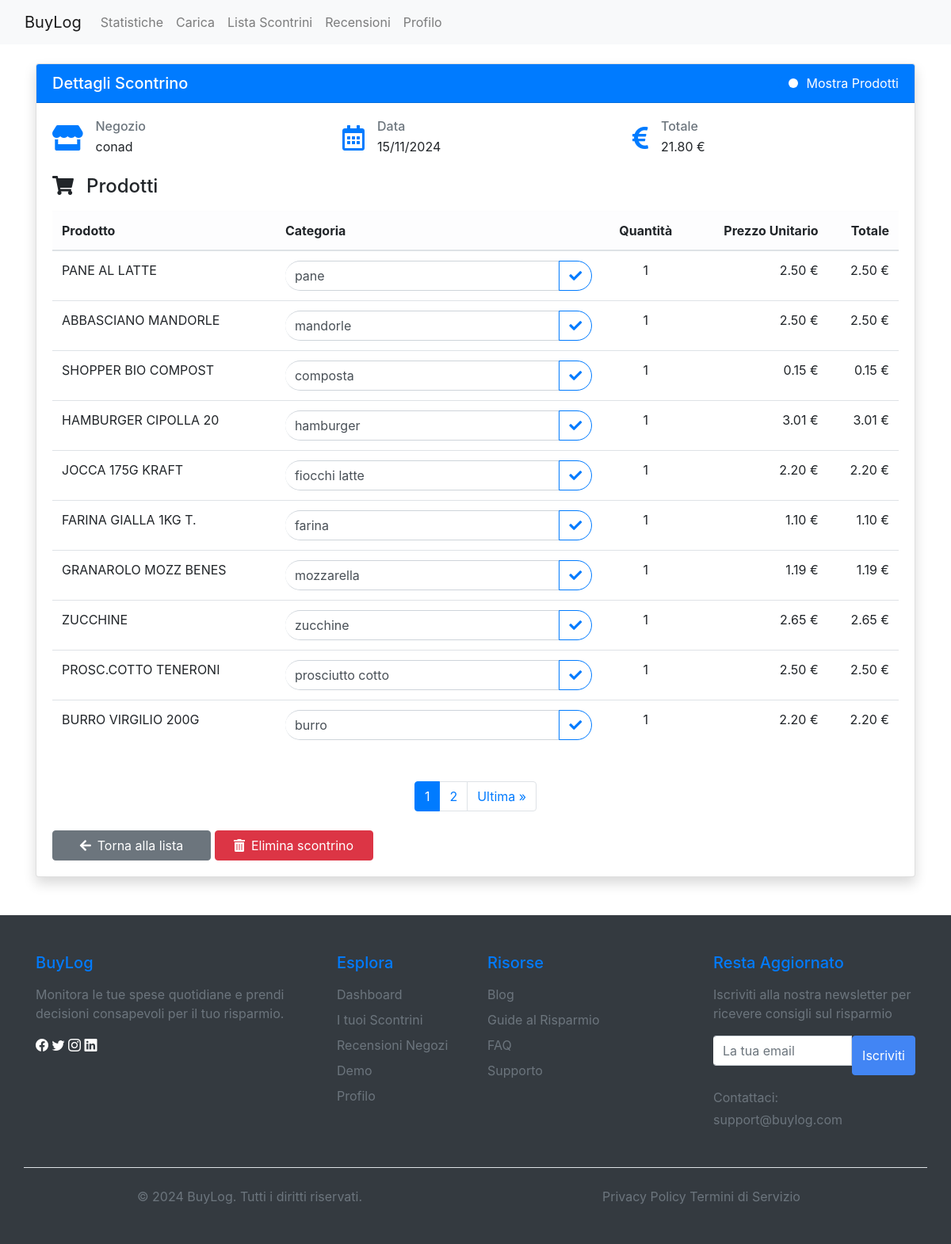
/scontrini/dettagli/146/ (signed in), run on the app's committed database.
### scontrini/models.py (models this page shows, shortened)
class Scontrino(models.Model):
    utente = models.ForeignKey(User, on_delete=models.CASCADE)
    negozio = models.ForeignKey(Negozio, on_delete=models.CASCADE)
    data = models.DateTimeField()
    totale = models.DecimalField(
        max_digits=10, decimal_places=2, default=0.00)
    mostra_categoria = models.BooleanField(default=True)
    class Meta:
        verbose_name_plural = 'Scontrini'

class Negozio(models.Model):
    nome = models.CharField(max_length=100)
    recensione_media = models.FloatField(null=True, blank=True)
    class Meta:
        verbose_name_plural = 'Negozi'

class Categoria(models.Model):
    nome = models.CharField(max_length=100, unique=True)
    class Meta:
        verbose_name_plural = 'Categorie'

class Prodotto(models.Model):
    nome = models.CharField(max_length=100)
    categoria = models.ForeignKey(
        Categoria, on_delete=models.SET_NULL, null=True, blank=True)
    categoria_confermata = models.BooleanField(default=False)
    class Meta:
        verbose_name_plural = 'Prodotti'

class ListaProdotti(models.Model):
    scontrino = models.ForeignKey(
        Scontrino, on_delete=models.CASCADE, related_name='prodotti')
    prodotto = models.ForeignKey(Prodotto, on_delete=models.CASCADE)
    quantita = models.IntegerField()
    prezzo_unitario = models.DecimalField(max_digits=6, decimal_places=2)
    class Meta:
        verbose_name_plural = 'ListaProdotti'

### scontrini/views.py (the view)
@login_required
def dettagli_scontrino(request, scontrino_id):
    scontrino = get_object_or_404(
        Scontrino, id=scontrino_id, utente=request.user)
    if not hasattr(scontrino, 'mostra_categoria'):
        scontrino.mostra_categoria = True  # Default: mostra categorie
        scontrino.save()
    lista_prodotti = scontrino.prodotti.all()
    prodotti_elaborati = []
    for lista_item in lista_prodotti:
        prodotto = lista_item.prodotto  # Otteniamo il riferimento al Prodotto
        prodotto_info = {
            'id': lista_item.id,
            'prodotto_id': lista_item.prodotto.id,
            'nome_completo': prodotto.nome,
            'nome_display': prodotto.categoria.nome if (scontrino.mostra_categoria and
                                                        prodotto.categoria and
                                                        prodotto.categoria.nome != 'altro' and
                                                        prodotto.categoria_confermata)
            else prodotto.nome,
            'categoria': prodotto.categoria,
            'categoria_confermata': prodotto.categoria_confermata,
            'quantita': lista_item.quantita,
            'prezzo_unitario': lista_item.prezzo_unitario,
            'totale': lista_item.prezzo_unitario * lista_item.quantita
        }
        prodotti_elaborati.append(prodotto_info)
    paginator = Paginator(prodotti_elaborati, 10)
    page = request.GET.get('page', 1)
    try:
        prodotti = paginator.page(page)
    except:
        prodotti = paginator.page(1)
    categorie = Categoria.objects.all()
    return render(request, 'scontrini/dettagli_scontrino.html', {
        'scontrino': scontrino,
        'prodotti': prodotti,
        'categorie': categorie
    })

### scontrini/templates/scontrini/dettagli_scontrino.html (shortened to what this page needs)
{% extends 'base.html' %}
{% load static %}
{% block content %}
<div class="container py-4">
    <div class="card shadow">
        <div class="card-header bg-primary text-white d-flex justify-content-between align-items-center">
            <h5 class="mb-0">Dettagli Scontrino</h5>
            <div class="custom-control custom-switch">
                <label class="custom-control-label text-white" for="toggleVisualizzazione">
                    Mostra Prodotti
                </label>
            </div>
        </div>
        <div class="card-body">
            <div class="row mb-4">
                <div class="col-md-4">
                    <div class="d-flex align-items-center">
                        <i class="fas fa-store fa-2x text-primary mr-3"></i>
                        <div>
                            <h6 class="text-muted mb-1">Negozio</h6>
                            <p class="mb-0">{{ scontrino.negozio.nome }}</p>
                        </div>
                    </div>
                </div>
                <div class="col-md-4">
                    <div class="d-flex align-items-center">
                        <i class="far fa-calendar-alt fa-2x text-primary mr-3"></i>
                        <div>
                            <h6 class="text-muted mb-1">Data</h6>
                            <p class="mb-0">{{ scontrino.data|date:"d/m/Y" }}</p>
                        </div>
                    </div>
                </div>
                <div class="col-md-4">
                    <div class="d-flex align-items-center">
                        <i class="fas fa-euro-sign fa-2x text-primary mr-3"></i>
                        <div>
                            <h6 class="text-muted mb-1">Totale</h6>
                            <p class="mb-0">{{ scontrino.totale }} €</p>
                        </div>
                    </div>
                </div>
            </div>
            <h4 class="mb-3"><i class="fas fa-shopping-cart fa-1x mr-3"></i>Prodotti</h4>
            <div class="table-responsive">
                <table class="table">
                    <thead class="table-light">
                        <tr>
                            <th>Prodotto</th>
                            <th>Categoria</th>
                            <th class="text-center">Quantità</th>
                            <th class="text-right">Prezzo Unitario</th>
                            <th class="text-right">Totale</th>
                        </tr>
                    </thead>
                    <tbody>
                        {% for prodotto in prodotti %}
                        <tr>
                            <td>
                                {% if scontrino.mostra_categoria %}
                                    {% if prodotto.categoria.nome == 'altro' %}
                                        {{ prodotto.nome_display }}
                                    {% else %}
                                        {{ prodotto.categoria.nome }}
                                    {% endif %}
                                {% else %}
                                    {{ prodotto.nome_display }}
                                {% endif %}
                            </td>
                            <td>
                                <div class="input-group">
                                    <input type="text"
                                           class="form-control form-control-rounded categoria-input"
                                           data-prodotto-id="{{ prodotto.prodotto_id }}"
                                           value="{{ prodotto.categoria.nome }}"
                                           list="categorie-list-{{ prodotto.id }}"
                                           placeholder="Cerca categoria..."
                                           autocomplete="off"
                                           style="border-radius: 20px 0 0 20px;">
                                    <div class="input-group-append">
                                        <button class="btn btn-outline-primary" type="button"
                                                onclick="confermaCategoriaClick(this)"
                                                style="border-radius: 0 20px 20px 0;">
                                            <i class="fas fa-check"></i>
                                        </button>
                                    </div>
                                </div>
                            </td>
                            <td class="text-center">{{ prodotto.quantita }}</td>
                            <td class="text-right">{{ prodotto.prezzo_unitario }} €</td>
                            <td class="text-right">{{ prodotto.totale }} €</td>
                        </tr>
                        {% endfor %}
                    </tbody>
                </table>
            </div>
            {% if prodotti.paginator.num_pages > 0 %}
            <nav aria-label="Navigazione pagine" class="mt-4">
                <ul class="pagination justify-content-center">
                    {% for num in prodotti.paginator.page_range %}
                        <li class="page-item {% if prodotti.number == num %}active{% endif %}">
                            <a class="page-link" href="?page={{ num }}">{{ num }}</a>
                        </li>
                    {% endfor %}
                    {% if prodotti.has_next %}
                        <li class="page-item">
                            <a class="page-link" href="?page={{ prodotti.paginator.num_pages }}">Ultima &raquo;</a>
                        </li>
                    {% endif %}
                </ul>
            </nav>
            {% endif %}
            <div class="mt-4">
                <a href="{% url 'scontrini:lista_scontrini' %}" class="btn btn-secondary me-2" style="width: 200px;">
                    <i class="fas fa-arrow-left mr-2"></i>Torna alla lista
                </a>
                <button class="btn btn-danger" data-toggle="modal" data-target="#deleteModal" style="width: 200px;">
                    <i class="fas fa-trash-alt mr-2"></i>Elimina scontrino
                </button>
            </div>
        </div>
    </div>
</div>
{% endblock %}

### static/css/style.css (style rules this page uses)
body { min-height: 100vh; display: flex; flex-direction: column; }

### static/css/auth.css (style rules this page uses)
.input-group .form-control { border-left: none; }

### data on the page
Scontrino: negozio.nome "conad", data "15/11/2024", totale "21.80"
Categoria: nome_display "PANE AL LATTE", categoria.nome "pane", quantita "1", prezzo_unitario "2.50", totale "2.50"
Categoria: nome_display "ABBASCIANO MANDORLE", categoria.nome "mandorle", quantita "1", prezzo_unitario "2.50", totale "2.50"
Categoria: nome_display "SHOPPER BIO COMPOST", categoria.nome "composta", quantita "1", prezzo_unitario "0.15", totale "0.15"
Categoria: nome_display "HAMBURGER CIPOLLA 20", categoria.nome "hamburger", quantita "1", prezzo_unitario "3.01", totale "3.01"
Categoria: nome_display "JOCCA 175G KRAFT", categoria.nome "fiocchi latte", quantita "1", prezzo_unitario "2.20", totale "2.20"
Categoria: nome_display "FARINA GIALLA 1KG T.", categoria.nome "farina", quantita "1", prezzo_unitario "1.10", totale "1.10"
Categoria: nome_display "GRANAROLO MOZZ BENES", categoria.nome "mozzarella", quantita "1", prezzo_unitario "1.19", totale "1.19"
Categoria: nome_display "ZUCCHINE", categoria.nome "zucchine", quantita "1", prezzo_unitario "2.65", totale "2.65"
Categoria: nome_display "PROSC.COTTO TENERONI", categoria.nome "prosciutto cotto", quantita "1", prezzo_unitario "2.50", totale "2.50"
Categoria: nome_display "BURRO VIRGILIO 200G", categoria.nome "burro", quantita "1", prezzo_unitario "2.20", totale "2.20"

### other printed values
{{ num }} "1" "2"
